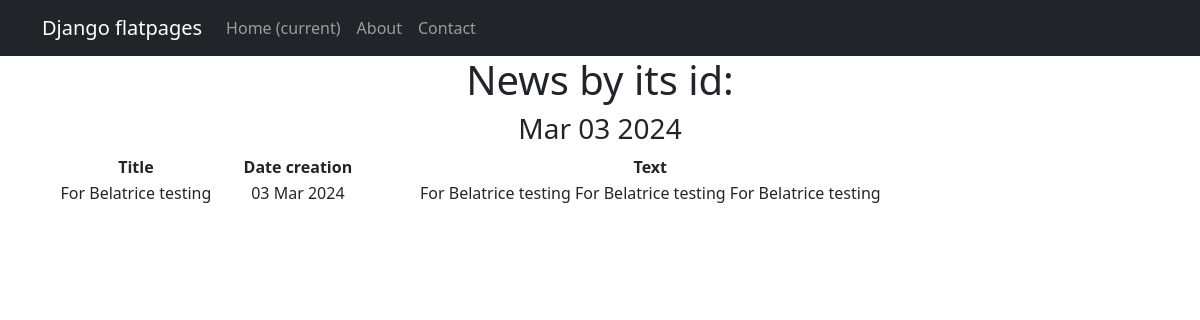
The page /news/34/ on the database its author committed.
### newapp/models.py (models this page shows, shortened)
class Post(models.Model):# содержать в себе статьи и новости, которые создают пользователи
    author = models.ForeignKey(Author, on_delete = models.CASCADE)# связь «один ко многим» с моделью Author;
    News = 'NW'# новость
    Article = 'AR'# статья
    CATEGORY_CHOICES = (
        (News, 'Новость'),
        (Article, 'Статья')
    )
    categoryType = models.CharField(max_length = 2, choices = CATEGORY_CHOICES, default = Article)# поле с выбором — «статья» или «новость»;
    dateCreation = models.DateTimeField(auto_now_add = True)# автоматически добавляемая дата и время создания;
    postCategory = models.ManyToManyField(Category, through= 'PostCategory')# связь «многие ко многим» с моделью Category (с дополнительной моделью PostCategory);
    title = models.CharField(max_length= 128) # заголовок статьи/новости;
    text = models.TextField() # текст статьи/новости;
    rating = models.SmallIntegerField(default=0)# рейтинг статьи/новости.

### newapp/views.py (the view)
# urls.py: path('<int:pk>/', NewsDetail.as_view(), name='news_detail'),
class NewsDetail(DetailView):
    model = Post
    template_name = 'news_detail.html'
    context_object_name = 'news_detail'
    def get_context_data(self, **kwargs):
        context = super().get_context_data(**kwargs)
        context['time_now'] = datetime.utcnow()
        return context

### newapp/templatetags/custom_filters.py (called while the page is built)
@register.filter()
def censor(value):
    for word in censor_list:
        value = value.replace(word[1:], '*' * len(word[1:])) #Строковый метод str.replace(old, new[, count]) вернет копию строки,
    return value # Возвращаемое функцией значение подставится в шаблон.

### newapp/templates/news_detail.html
{% extends 'flatpages/default.html' %}
{% load custom_filters %}
{% block content %}
<h1>News by its id:</h1>
<h3>{{ time_now|date:'M d Y' }}</h3>
{% if news_detail %}
    <table width="80%">
        <tr>
            <td> <b>Title </b> </td>
            <td> <b>Date creation</b> </td>
            <td> <b>Text</b> </td>
        </tr>
           <tr>
               <td>{{ news_detail.title|censor }}</td>
               <td>{{ news_detail.dateCreation|date:"d M Y"}}</td>
               <td>{{ news_detail.text|censor}}</td>
           </tr>
    </table>
{% else %}
       <h2>No current news!</h2>
{% endif %}
{% endblock content%}

### rows shown on the page
Post: title|censor "For Belatrice testing", dateCreation "03 Mar 2024", text|censor "For Belatrice testing For Belatrice testing For Belatrice testing"

### other values the page prints
{{ time_now|date:'M d Y' }} "Mar 03 2024"
